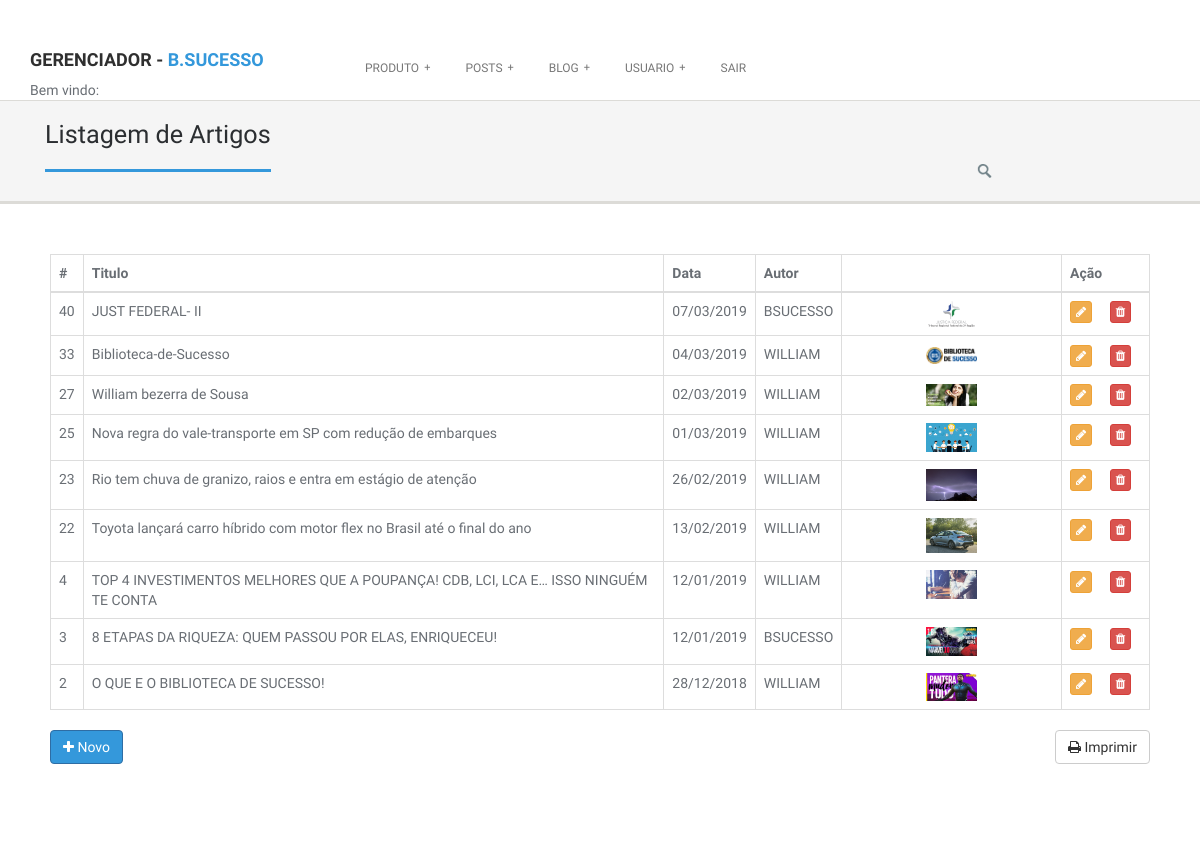
The page /gerenciador.php?pagina=listBlog on the database its author committed.
### tables this page shows
CREATE TABLE `blog` (
  `idblog` int(11) NOT NULL AUTO_INCREMENT,
  `dtpublica` varchar(10) NOT NULL,
  `titulo` varchar(200) NOT NULL,
  `conteudo` longtext NOT NULL,
  `linckimagem1blog` longtext NOT NULL,
  `linckvendablog` longtext,
  `fklogin` int(11) NOT NULL,
  PRIMARY KEY (`idblog`),
  KEY `blog_login_idx` (`fklogin`),
  CONSTRAINT `blog_login` FOREIGN KEY (`fklogin`) REFERENCES `login` (`idlogin`)
);

### class/listarBlog.class.php (the view, shortened to what this page needs)
<?PHP
function listar($limit){
	include ("mysql.class.php");
	$query		= mysqli_query( $conn,"SELECT idblog, dtpublica, titulo, conteudo, linckimagem1blog, linckvendablog, login.nome ,login.usuario, login.imgusu
										FROM blog
										inner join login on login.idlogin = blog.fklogin
										ORDER BY idblog desc") or die (mysqli_error ($conn));
	for( $i = 0; mysqli_num_rows( $query ) > $i ; $i++ ){
		$result	= mysqli_fetch_array($query);
		 $data = date('d/m/Y', strtotime($result["dtpublica"]));
		$html = '
						<tr>
                        <td>'.$result["idblog"].'</td>
                        <td >'.$result["titulo"].'</td>
                        <td >'.$data.'</td>
                        <td >'.$result["usuario"].'</td>
						<td width="20%" align="center"> <img  src="img/blog/'.$result["linckimagem1blog"].'" width="25%" >  </td>
						<td width="8%">
				<button type="button" class="btn btn-xs btn-warning" data-toggle="modal"
				data-target="#exampleModal'.$result["idblog"].'" ><i class="fa fa-pencil" title="EDITAR"></i></button>
				<button type="button" class="btn btn-xs btn-danger" data-toggle="modal"
				data-target="#excluirModal'.$result["idblog"].'" ><i class="fa fa-trash" title="EXCLUIR"></i></button>
			</td>
                         </tr>
		<div class="modal fade" id="exampleModal'.$result["idblog"].'" tabindex="-1" role="dialog" aria-labelledby="exampleModalLabel">
					<input type="text" class="form-control" id="nome" name="nome" value="'.$result["nome"].'" disabled>
				 <img class="aligncenter" width="25%" height="90%" src="img/usuario/'.$result["imgusu"].'" alt="">
					<input type="date" class="form-control" id="data" name="data" value="'.$result["dtpublica"].'">
					<input type="text" class="form-control" id="titulo" name="titulo" value="'.$result["titulo"].'">
				<textarea style="width: 100%; height: 200px; font-size: 50px; line-height: 50px; border: 50px solid #dddddd; padding: 50px;" name="sobrep"  > '.$result["conteudo"].'
				</textarea>
					<input type="text" class="form-control" id="venda" name="venda" value="'.$result["linckvendablog"].'">
				 <img class="aligncenter" width="40%" height="90%" src="img/blog/'.$result["linckimagem1blog"].'" alt="">
					<input type="hidden" class="form-control" id="idblog"  name="idblog" value="'.$result["idblog"].'">
		</div>
		<div class="modal fade" id="excluirModal'. $result["idblog"].'" tabindex="-1" role="dialog" aria-labelledby="exampleModalLabel">
					<input type="text" class="form-control" id="titulo" name="titulo" value="'.$result["titulo"].'" disabled>
					<input type="hidden" class="form-control" id="idblog"  name="idblog" value="'.$result["idblog"].'">
		</div>
		';
		echo $html;
	}
}
?>

### css/style.css (style rules this page uses)
* { margin: 0; padding: 0px; font-family: 'Ruda', sans-serif; }
body { background: #f8f8f8; margin: 0; height: 100%; z-index: 1000; color: #696E74; }
h1, h2, h3, h4, h5, h6 { font-family: 'Ruda', sans-serif; font-weight: 700; }
html, body { height: 100%; }
img { height: auto; max-width: 100%; }
*, *:after, *:before { -webkit-box-sizing: border-box; -moz-box-sizing: border-box; box-sizing: border-box; padding: 0; margin: 0; }
a { padding: 0; margin: 0; text-decoration: none; -webkit-transition: background-color .4s linear, color .4s linear; -moz-transition: background-color .4s linear, color .4s linear; -o-transition: background-color .4s linear, color .4s linear; -ms-transition: background-color .4s linear, color .4s linear; transition: background-color .4s linear, color .4s linear; }
p, pre, ul, ol, dl, dd, blockquote, address, table, fieldset, form, { margin-bottom: 20px; }
section::before, section::after { position: absolute; content: ''; pointer-post-wraps: none; }
.post-wrapper-top { background-color: #F5F5F5; bottom: 0; left: 0; right: 0; top: 0; z-index: 0; border-bottom: 3px solid #DCDBD7; margin-bottom: 0; padding: 0; position: relative; text-align: left; }
.post-wrapper-top h2 { border-bottom: 3px solid #fff; display: inline-block; font-weight: 500; font-size: 1.8em; padding: 0 0 20px; color: #2B2E31; position: relative; margin-bottom: -3px; }
.search-bar { padding: 0; width: 190px; height: 40px; float: right; position: relative; display: inline-block; background: url("../img/search.png") left top no-repeat; margin-top: 60px; }
.section4, .section1 { background: #ffffff; padding: 30px 0; }
.content { padding: 20px 20px 60px 20px; }
section { overflow: hidden; }

### css/colors/blue.css (style rules this page uses)
.pagination > li > a:hover, .pagination > li > span:hover, .pagination > li > a:focus, .pagination > li > span:focus, .list-group-item.active, .list-group-item.active:hover, .list-group-item.active:focus, .panel-primary > .panel-heading, .breadcrumb, blockquote, blockquote.pull-right, .nav .open > a, .nav .open > a:hover, .nav .open > a:focus, .form-control:focus, .nav .open > a, .nav .open > a:hover, a.thumbnail:hover, .nav-tabs.nav-stacked > li > a, .owl-carousel .item a div span, a.thumbnail:focus, .post-wrapper-top h2, .nav .open > a:focus, #volume, .title:before, .post-meta a:hover, .title:after { border-color:#3498db }
.site-title span, .text-primary, .panel-primary > .panel-heading, .navbar-inverse .dropdown-menu > li > a:hover, .navbar-inverse .dropdown-menu > li > a:focus, .nav > li > a:hover, .nav > li > a:focus, .accordion-heading .accordion-toggle > em, .message span, .services_lists_boxes_icon:after, #cp-nav a:hover, #cp-nav .hover > a, #cp-nav .current > a, #cp-nav .hover > a a:after, #cp-nav .current a:after, a.list-group-item.active > .badge, .nav-pills > .active > a > .badge, a, .rating i, .btn-link, .dropdown-menu > li > a:hover, .dropdown-menu > li > a:focus, .dropdown-menu > .active > a, .dropdown-menu > .active > a:hover, .dropdown-menu > .active > a:focus, .nav > li > a:hover, .nav > li > a:focus, .check li:before, .highlight, .required, .pricing li:before, .theme_details h3, .theme_overviews .icon-container i, .jetmenu li > .megamenu i, .top-bar-section ul li:hover > a, .top-bar-section ul li.active > a, .recent_posts li a.readmore { color:#3498db; }

### rows shown on the page
blog: idblog "40", titulo "JUST FEDERAL- II", dtpublica "07/03/2019", fklogin.usuario "BSUCESSO", linckimagem1blog (picture)
blog: idblog "33", titulo "Biblioteca-de-Sucesso", dtpublica "04/03/2019", fklogin.usuario "WILLIAM", linckimagem1blog (picture)
blog: idblog "27", titulo "William bezerra de Sousa", dtpublica "02/03/2019", fklogin.usuario "WILLIAM", linckimagem1blog (picture)
blog: idblog "25", titulo "Nova regra do vale-transporte em SP com redução de embarques", dtpublica "01/03/2019", fklogin.usuario "WILLIAM", linckimagem1blog (picture)
blog: idblog "23", titulo "Rio tem chuva de granizo, raios e entra em estágio de atenção", dtpublica "26/02/2019", fklogin.usuario "WILLIAM", linckimagem1blog (picture)
blog: idblog "22", titulo "Toyota lançará carro híbrido com motor flex no Brasil até o final do ano", dtpublica "13/02/2019", fklogin.usuario "WILLIAM", linckimagem1blog (picture)
blog: idblog "4", titulo "TOP 4 INVESTIMENTOS MELHORES QUE A POUPANÇA! CDB, LCI, LCA E… ISSO NINGUÉM TE CONTA", dtpublica "12/01/2019", fklogin.usuario "WILLIAM", linckimagem1blog (picture)
blog: idblog "3", titulo "8 ETAPAS DA RIQUEZA: QUEM PASSOU POR ELAS, ENRIQUECEU!", dtpublica "12/01/2019", fklogin.usuario "BSUCESSO", linckimagem1blog (placeholder picture)
blog: idblog "2", titulo "O QUE E O BIBLIOTECA DE SUCESSO!", dtpublica "28/12/2018", fklogin.usuario "WILLIAM", linckimagem1blog (placeholder picture)
